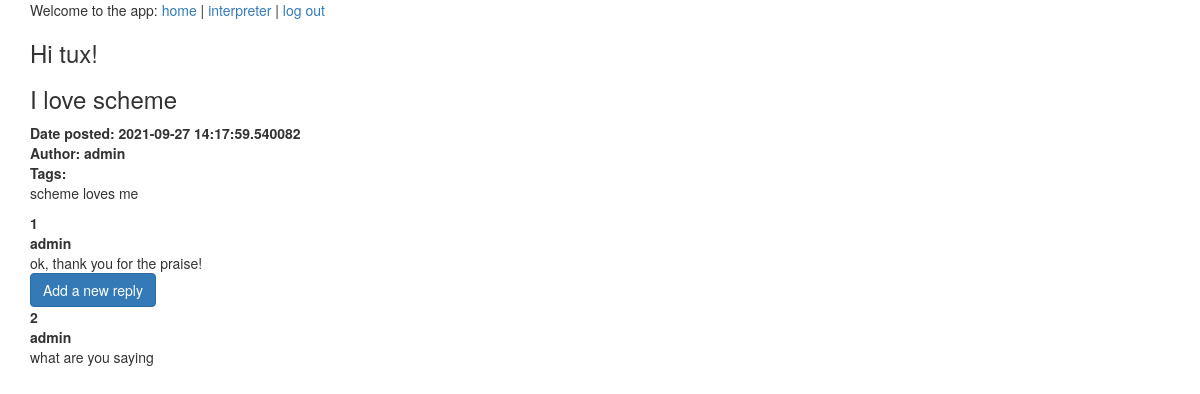
The app's page /postpage/2 (signed in), older data.
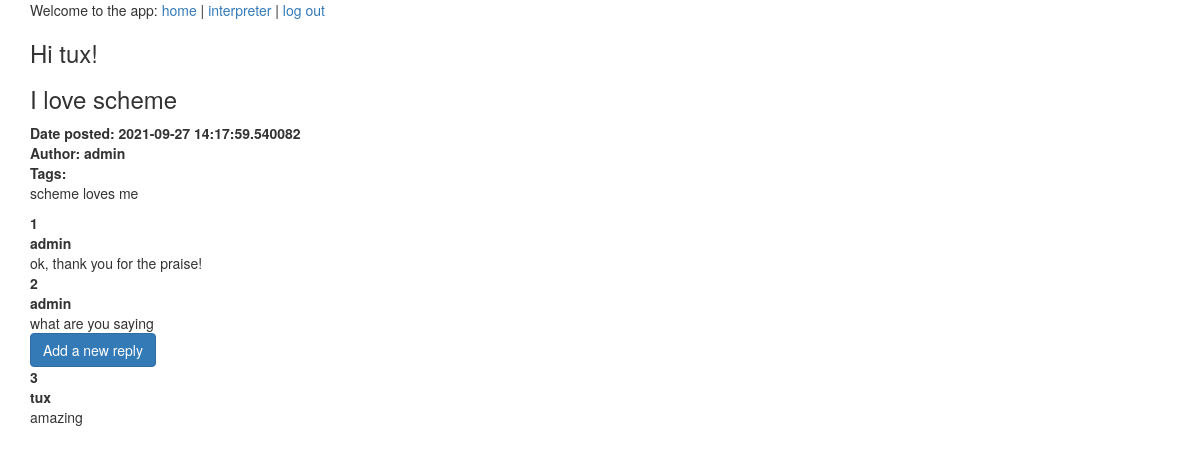
The same page, newer data.
### schemeinterp/models.py (models this page shows, shortened)
class User(db.Model, UserMixin):
    id = db.Column(db.Integer, primary_key=True)
    username = db.Column(db.String(50), unique=True)
    password = db.Column(db.String(256))
    email = db.Column(db.String(120), index=True, unique=True)
    date_created = db.Column(db.DateTime, default=datetime.now())
    posts = db.relationship(
        "Post", backref="user", lazy="joined"
    )  # ONE TO MANY relship
    replies = db.relationship("Reply", backref="user", lazy="joined")
    tags = db.relationship("Tag", backref="user", lazy="joined")  # ONE TO MANY relship

class Post(db.Model):
    id = db.Column(db.Integer, primary_key=True)
    name = db.Column(db.String(256))
    description = db.Column(db.String(256))
    tdate = db.Column(db.DateTime)
    user_id = db.Column(db.Integer, db.ForeignKey("user.id"))
    tags = db.relationship("Tag", backref="posts", lazy=True)
    replies = db.relationship("Reply", backref="reply", lazy=True)

class Reply(db.Model):
    id = db.Column(db.Integer, primary_key=True)
    reply_content = db.Column(db.String(500))
    post_id = db.Column(db.Integer, db.ForeignKey("post.id"))
    user_id = db.Column(db.Integer, db.ForeignKey("user.id"))

### schemeinterp/views.py (the view)
@app.route("/postpage/<int:post_id>", methods=["GET"])
@login_required
def viewpost(post_id):
    post = Post.query.filter_by(id=post_id).first()
    user = User.query.filter_by(id=post.user_id).first().username
    user_replies = []
    for i in range(len(post.replies)):
        user_replies.append(
            User.query.filter_by(id=post.replies[i].user_id).first().username
        )
    return render_template(
        "postpage.html", post=post, username=user, user_replies=user_replies
    )

### schemeinterp/models.py (called while the page is built)
@login.user_loader
def load_user(user_id):
    return User.query.get(int(user_id))

### schemeinterp/templates/postpage.html (shortened to what this page needs)
{% extends "template.html" %}
{% block content %}
<div class="container">
  {% if current_user.is_authenticated %}
    <h3>Hi {{ current_user.username }}!</h3>
  {% endif %}
  <h3>{{post.name}}</h3>
  <table>
    <tr>
      <th>Date posted: {{post.tdate}}</th>
    </tr>
    <tr>
      <th>Author: {{username}}</th>
    </tr>
    <tr>
      <th>Tags:
      </th>
    </tr>
  </table>
  <p>{{post.description}}</p>
  {% for reply in range(post.replies|length) %}
    <table>
      <tr>
        <th>{{reply + 1}}</th>
      </tr>
      <tr>
        <th>{{user_replies[reply]}}</th>
      </tr>
      <tr>
        <td>{{post.replies[reply].reply_content}}</td>
      </tr>
  {% endfor %}
  <form action="/replyform/{{post.id}}">
  <input type="Submit" value="Add a new reply" class="btn btn-primary" >
  </form>
{% endblock %}

### schemeinterp/templates/template.html (shortened to what this page needs)
{% extends "bootstrap/base.html" %}
{% block styles %}
{{super()}}
<link rel="stylesheet"
      href="{{url_for('static', filename='styles.css')}}">
{% endblock %}
{% block navbar %}
  <div class="container">
    <div>
      Welcome to the app:
      <a href="/mainpage">home</a> |
      <a href="/">interpreter</a> |
    {% if current_user.is_anonymous %}
      <a href="{{ url_for('login') }}">log in</a> or
      <a href="/signup"> create a new account</a>
    {% else %}
      <a href="{{ url_for('logout') }}">log out</a>
    {% endif %}
    </div>
  </div>
{% endblock %}

Row changes from the older to the newer data that the page shows:
added Reply: reply_content "amazing"
Text that changed along with them:
new list line: "3"
new list line: "tux"
